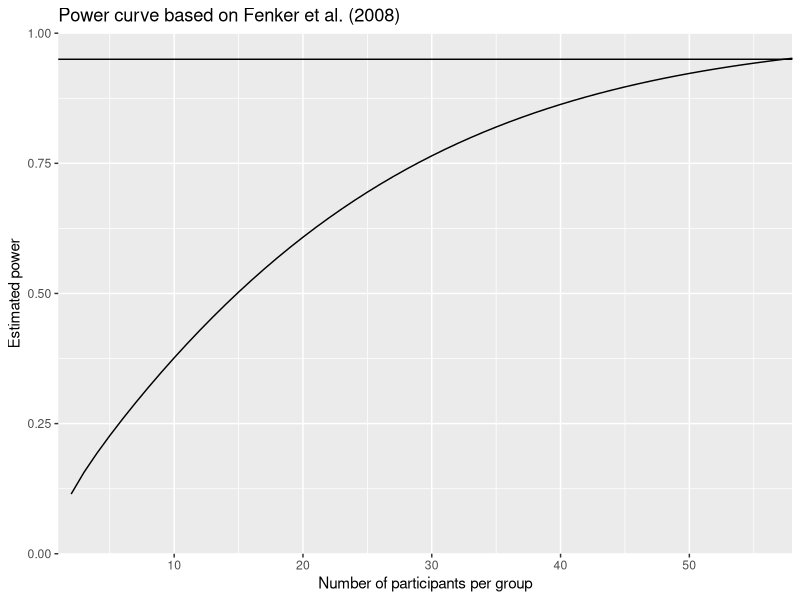

This chart was generated by the following R code:
## ---- chunk 1
knitr::opts_chunk$set(echo = TRUE, 
                      warning = FALSE, 
                      message = FALSE)
options(scipen = 30)
## ---- chunk 2
library(ggplot2)
library(pwr)
## ---- chunk 3
# This is the power I want to have in this experiment
powerAim <- 0.95 

# From Table 1: Familiar 28% (SD = 15%) and novel 40% (SD = 23%). 
effectSize_exp1_remember <- (40 - 28)/sqrt((23 * 23 + 15 * 15)/2)
n_exp1_remember          <- 1
powerVal_exp1_remember   <- c(0)


while(max(powerVal_exp1_remember) < powerAim){
   n_exp1_remember <- n_exp1_remember + 1
  powerVal_exp1_remember[n_exp1_remember] <- pwr.t.test(n = n_exp1_remember,
                                                        d = effectSize_exp1_remember,
                                                        type = 'two.sample',
                                                        alternative = 'greater')$power
}
# Replace zero with NA
powerVal_exp1_remember[1] <- NA

# Plot power curve
ggplot(data.frame(n = 1:n_exp1_remember, power = powerVal_exp1_remember), aes(x = n, y = power)) + geom_line() + 
  geom_hline(yintercept = powerAim) +
  labs(y = 'Estimated power', 
       x = 'Number of participants per group', 
       title = 'Power curve based on Fenker et al. (2008)') + 
  coord_cartesian(expand = FALSE, ylim = c(0, 1))
